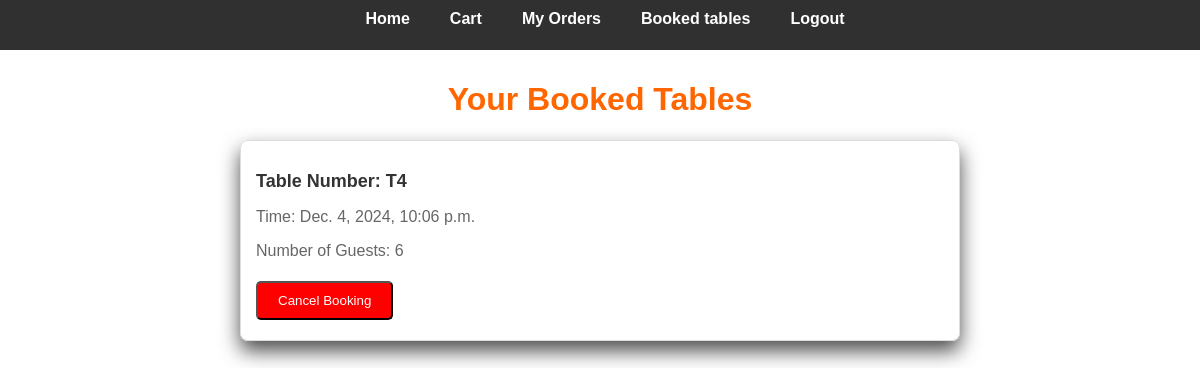
Screenshot of /bookedtables/ (signed in) with the database file from the repository.
### foodapp/models.py (models this page shows, shortened)
class TableBooking(models.Model):
    user = models.ForeignKey(User, on_delete=models.CASCADE)
    table_number = models.CharField(max_length=10)
    booking_time = models.DateTimeField()
    number_of_guests = models.PositiveIntegerField()

### foodapp/views.py (the view)
# urls.py: path('bookedtables/',views.bookedtables,name="bookedtables"),
@login_required
def bookedtables(request):
    booked = {
        "booked_tables": TableBooking.objects.filter(user=request.user).order_by('booking_time')
    }
    return render(request, 'booked_tables.html', booked)

### TEMPLATES/booked_tables.html (shortened to what this page needs)
{% extends 'nav.html' %}
{% block content %}
    <h1 style="text-align: center; color: #ff6600;">Your Booked Tables</h1>
    <ul style="list-style-type: none; padding-left: 20%; padding-right:20% ;">
        {% for booking in booked_tables %}
            <li style="border: 1px solid #ddd; border-radius: 8px; padding: 15px; margin-bottom: 15px; box-shadow: 0 10px 20px rgba(0, 0, 0, 0.7);">
                <h2 style="font-size: 18px; font-weight: bold; color: #333;">Table Number: {{ booking.table_number }}</h2>
                <p style="color: #666;">Time: {{ booking.booking_time }}</p>
                <p style="color: #666;">Number of Guests: {{ booking.number_of_guests }}</p>
                <form method="POST" action="{% url 'cancel_booking' booking.id %}" style="margin-top: 10px;">
                    <button type="submit" class="btn btn-danger" style="background-color: #ff0000; color: #fff; padding: 10px 20px; border-radius: 5px; text-decoration: none;">Cancel Booking</button>
                </form>
            </li>
       {% endfor %}
    </ul>
{% endblock %}

### static/css/styles.css (style rules this page uses)
body { font-family: Arial, sans-serif; background-color: #fff; color: #333; margin: 0; padding: 0; }
.btn { display: inline-block; padding: 10px 20px; border-radius: 5px; text-decoration: none; color: #fff; margin: 5px 0; }

### TEMPLATES/nav.html (style rules this page uses)
body, html { font-family: Arial, sans-serif; margin: 0; padding: 0; display: flex; flex-direction: column; min-height: 100vh; overflow-x: hidden; }

### rows the page displays
TableBooking: table_number "T4", booking_time "Dec. 4, 2024, 10:06 p.m.", number_of_guests "6"
